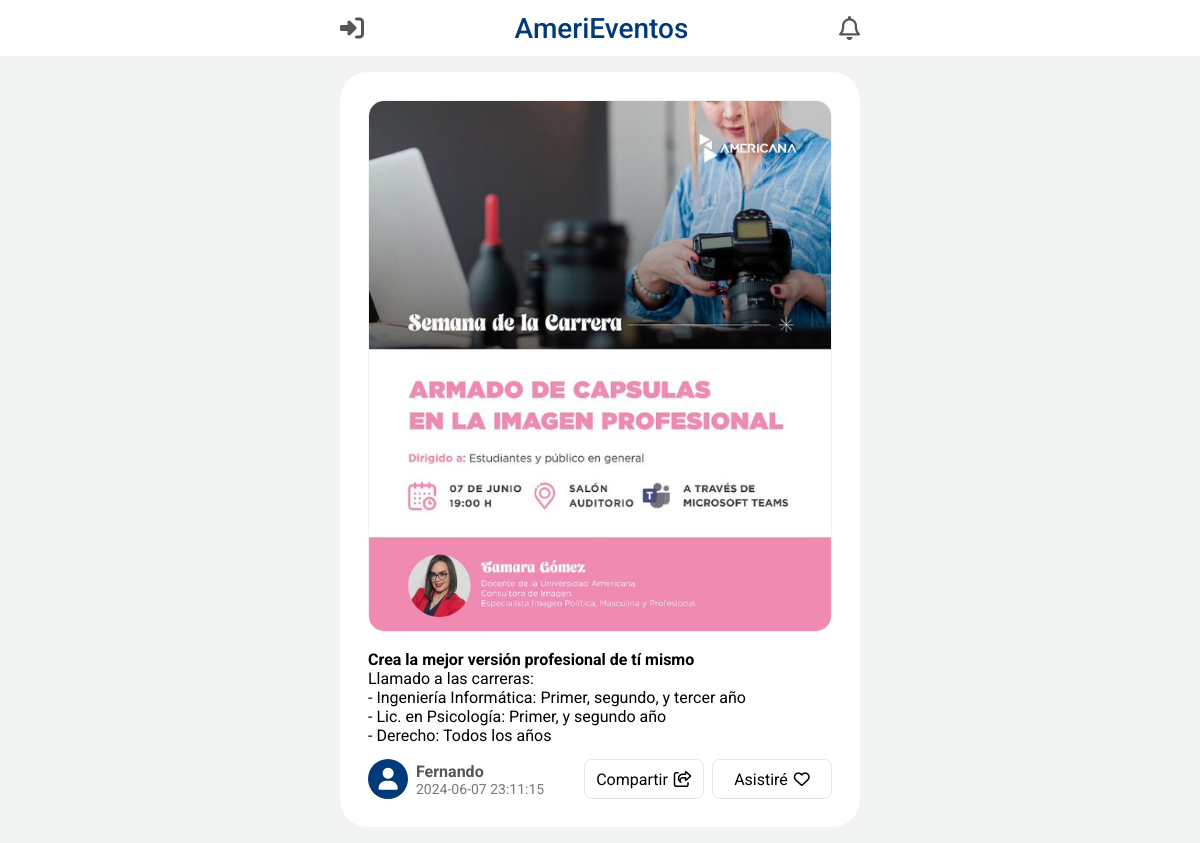
Screenshot of /publicacion.php?id=1 with the database file from the repository.
### tables this page shows
CREATE TABLE `publicaciones` (
  `publicaciones_id` int(11) NOT NULL,
  `pub_descripcion` varchar(255) NOT NULL,
  `pub_image` varchar(255) NOT NULL,
  `pub_fecha_publicacion` timestamp NOT NULL DEFAULT current_timestamp(),
  `pub_fecha_evento` timestamp NULL DEFAULT NULL,
  `usuarios_id` int(11) NOT NULL
);

CREATE TABLE `usuarios` (
  `usuarios_id` int(11) NOT NULL,
  `usu_nombre` varchar(255) NOT NULL,
  `usu_contraseña` varchar(255) NOT NULL,
  `usu_tipo` int(11) NOT NULL,
  `usu_activo` varchar(1) NOT NULL
);

### views/publicacion.view.php (the view, shortened to what this page needs)
<?php include('views/header.php') ?>
<main>
    <nav>
        <div class="nav_container">
            <a href="<?php echo RUTA ?>/login.php">
                <span><i class="fa-solid fa-right-to-bracket"></i></span>
            </a>
            <a href="<?php echo RUTA ?>">
                <span class="page_title">AmeriEventos</span>
            </a>
            <a href="<?php echo RUTA ?>/notifications.php">
                <span><i class="fa-regular fa-bell"></i></span>
            </a>
        </div>
    </nav>
    <div id="post_container">
        <?php
            foreach ($data as $key) {
                echo '
                    <div class="post">
                        <div class="post_img">
                            <img src="'.RUTA.'/images/'.$key['pub_image'].'" alt="">
                        </div>
                        <div class="post_txt">
                            <p>'.$key['pub_descripcion'].'</p>
                        </div>
                        <div class="post_footer">
                            <div class="post_user">
                                <div class="post_user_image">
                                    <i class="fa-solid fa-user"></i>
                                </div>
                                <div class="post_user_info">
                                    <b>'.$key['usu_nombre'].'</b>
                                    <span>'.$key['pub_fecha_publicacion'].'</span>
                                </div>
                            </div>
                            <div class="post_buttons">
                                <div class="post_button share" data-link="'.RUTA.'/publicacion.php?id='.$key['publicaciones_id'].'">
                                    <a>Compartir</a>
                                    <i class="fa-regular fa-share-from-square"></i>
                                </div>
                                <div class="post_button assist" data-id="'.$key['publicaciones_id'].'">
                                    <button>Asistiré</button>
                                    <i class="fa-regular fa-heart"></i>
                                </div>
                            </div>
                        </div>
                    </div>
                ';
            }
        ?>
    </div>
</main>

### publicacion.php (shortened to what this page needs)
<?php
include('admin/config.php');
$sql = "SELECT * FROM publicaciones P LEFT JOIN usuarios U ON P.usuarios_id = U.usuarios_id WHERE P.publicaciones_id = ?";
$stmt = $conn->prepare($sql);
$stmt->execute([$_GET['id']]);
$data = $stmt->fetchAll(PDO::FETCH_ASSOC);
for ($i=0; $i < count($data); $i++) {
    $data[$i]['pub_descripcion'] = '<b>'.$data[$i]['pub_descripcion'].'</b>';
    $sql = "SELECT * FROM publicaciones_carreras P LEFT JOIN carreras C ON P.carreras_id = C.carreras_id WHERE P.publicaciones_id = ?";
    $stmt = $conn->prepare($sql);
    $stmt->execute([$data[$i]['publicaciones_id']]);
    $pcarreras = $stmt->fetchAll(PDO::FETCH_ASSOC);
    $data[$i]['pub_descripcion'] .= (count($pcarreras) == 1) ? '<br>Llamado a la carrera:<br>' : '<br>Llamado a las carreras:<br>';
    for ($x=0; $x < count($pcarreras); $x++) {
        $sql = "SELECT * FROM publicaciones_carreras_anios P WHERE P.publicaciones_carreras_id = ?";
        $stmt = $conn->prepare($sql);
        $stmt->execute([$pcarreras[$x]['publicaciones_carreras_id']]);
        $panios = $stmt->fetchAll(PDO::FETCH_ASSOC);
        $anios = '';
        for ($z=0; $z < count($panios); $z++) {
            $txt = '';
            if (count($panios) == $pcarreras[$x]['car_duracion']) {
                $anios = 'Todos los años';
            } else {
                if ($z == count($panios)-1) {
                    $txt .= ' y ';
                }
                switch ($panios[$z]['pubcarani_anio']) {
                    case '1':
                        $txt .= 'Primer';
                        break;
                    case '2':
                        $txt .= 'Segundo';
                        break;
                    case '3':
                        $txt .= 'Tercer';
                        break;
                }
                $txt = ($z != 0) ? strtolower($txt) : $txt;
                if ($z == count($panios)-1) {
                    $anios .= $txt.' año';
                } else {
                    $anios .= $txt.', ';
                }
            }
        }
        $data[$i]['pub_descripcion'] .= ' - ' . $pcarreras[$x]['car_nombre'] . ': ' . $anios;
        if ($z != count($panios)-1) {
            $data[$i]['pub_descripcion'] .= '<br>';
        }
    }
}
include('views/publicacion.view.php');
?>

### css/index.css (style rules this page uses)
body { background-color: #f2f4f3; }
nav { position: sticky; background-color: #fff; display: flex; justify-content: center; }
.page_title { font-weight: 500; font-size: 28px; color: #003a79; }
.nav_container i { color: #565656; font-size: 24px; }
.nav_container { height: 56px; display: flex; justify-content: space-between; align-items: center; width: 520px; }
#post_container { display: flex; justify-content: center; flex-direction: column; align-items: center; }
.post { margin: 16px 0px; background-color: #fff; max-width: 520px; padding: 28px; border-radius: 28px; }
.post_img img { width: 100%; border-radius: 16px; border: 1px solid #f2f4f3; }
.post_txt { margin: 14px 0px; }
.post_footer { display: flex; justify-content: space-between; }
.post_user { display: flex; gap: 8px; }
.post_user_image { width: 40px; height: 40px; background-color: #003a79; border-radius: 50%; display: flex; justify-content: center; align-items: center; }
.post_user_image i { color: #fff; font-size: 22px; }
.post_user_info { display: flex; flex-direction: column; justify-content: center; }
.post_button { display: flex; align-items: center; gap: 6px; border: 1px solid #e5e5e5; width: 120px; justify-content: center; border-radius: 8px; height: 100%; transition: all 100ms ease-out; }
.post_buttons { display: flex; align-items: center; gap: 8px; user-select: none; cursor: pointer; }
.post_user_info > b { color: #565656; }
.post_user_info > span { color: #797979; font-size: 14px; }

### css/style.css (style rules this page uses)
* { box-sizing: border-box; padding: 0; margin: 0; font-family: "Roboto", sans-serif; color: inherit; text-decoration: inherit; }
button { background: none; border: none; cursor: pointer; user-select: none; font-size: inherit; }
body { background: darken(#04B486, 30%); font-family: 'Noto Sans', 'Helvetica'; }

### rows the page displays
publicaciones: pub_image (picture), pub_descripcion "Crea la mejor versión profesional de tí mismo", pub_descripcion "- Ingeniería Informática: Primer, segundo, y tercer año - Lic. en Psicología: Primer, y segundo año - Derecho: Todos los años", usuarios.usu_nombre "Fernando", pub_fecha_publicacion "2024-06-07 23:11:15"
